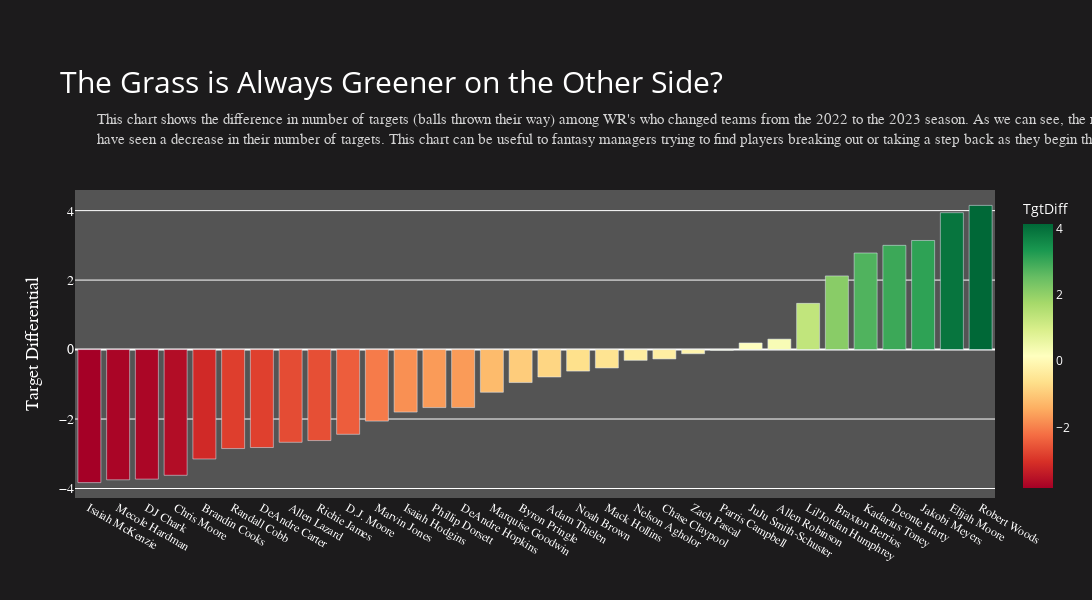

Source (notebook cell):
### Code cell
NFLRecievingUsageChanges = pd.read_csv(
    "C:\\Users\\AlexFrench\OneDrive - Bluegrass Data Analytics\\Desktop\\BAS476\\full_data.csv"
)

# Assuming you have a DataFrame with 'NewTeam' as boolean values True/False
NFLRecievingUsageChanges_newteam = NFLRecievingUsageChanges[
    NFLRecievingUsageChanges["NewTeam"] == False
]

# Replace 0 values in 'TgtDiff' with NaN in the filtered dataframe
condition = NFLRecievingUsageChanges_newteam["TgtDiff"] == 0
NFLRecievingUsageChanges_newteam.loc[condition, "TgtDiff"] = np.nan

# Create the bar chart with a continuous color scale
fig = px.bar(
    NFLRecievingUsageChanges_newteam,
    x="Player_x",
    y="TgtDiff",
    title="The Grass is Always Greener on the Other Side?",
    color="TgtDiff",  # Use 'TgtValue' for color mapping
    color_continuous_scale="RdYlGn",
    category_orders={
        "Player_x": NFLRecievingUsageChanges_newteam.sort_values(
            "TgtDiff", ascending=True
        )["Player_x"]
    },
)

# Customize the layout
fig.update_layout(
    margin=dict(t=190, r=20, b=75, l=75),
    plot_bgcolor="#545454",
    paper_bgcolor="#1c1b1c",
    width=1600,
    height=600,
    xaxis_title="",
    xaxis=dict(tickfont=dict(color="white", size=12, family="Arial")),
    yaxis_title="Target Differential",
    yaxis=dict(tickfont=dict(color="white", size=14, family="Arial")),
    yaxis_title_font=dict(color="white", size=18, family="Arial"),
    title_y=0.88,
    title_x=0.055,
    title_font=dict(color="white", size=30),
    coloraxis_colorbar=dict(
        title_font=dict(color="white"), tickfont=dict(color="white")
    ),
)

fig.add_annotation(
    text="""
    This chart shows the difference in number of targets (balls thrown their way) among WR's who changed teams from the 2022 to the 2023 season. As we can see, the majority of WR's who match this description<br>
    have seen a decrease in their number of targets. This chart can be useful to fantasy managers trying to find players breaking out or taking a step back as they begin their season with new teams """,
    x=0,
    y=1.26,
    showarrow=False,
    font=dict(size=15, color="lightgray", family="Arial"),
    xref="paper",
    yref="paper",
    align="left",
)

fig.show()

### Figure 1 — Plotly figure (JSON) as saved in the notebook; plotly's stock layout.template omitted (floating-point values rounded to 4 significant figures)
{"data": [{"alignmentgroup": "True", "hovertemplate": "Player_x=%{x}<br>TgtDiff=%{marker.color}<extra></extra>", "legendgroup": "", "marker": {"color": [4.15, 3.94, 3.14, 3, 2.78, 2.12, 1.33, 0.3, 0.19, -0.02, -0.12, -0.27, -0.31, -0.53, -0.62, -0.79, -0.95, -1.23, -1.67, -1.67, -1.8, -2.06, -2.44, -2.62, -2.67, -2.82, -2.85, -3.15, -3.62, -3.73, -3.75, -3.83], "coloraxis": "coloraxis", "pattern": {"shape": ""}}, "name": "", "offsetgroup": "", "orientation": "v", "showlegend": false, "textposition": "auto", "type": "bar", "x": ["Robert Woods", "Elijah Moore", "Jakobi Meyers", "Deonte Harty", "Kadarius Toney", "Braxton Berrios", "Lil'Jordan Humphrey", "Allen Robinson", "JuJu Smith-Schuster", "Parris Campbell", "Zach Pascal", "Chase Claypool", "Nelson Agholor", "Mack Hollins", "Noah Brown", "Adam Thielen", "Byron Pringle", "Marquise Goodwin", "DeAndre Hopkins", "Phillip Dorsett", "Isaiah Hodgins", "Marvin Jones", "D.J. Moore", "Richie James", "Allen Lazard", "DeAndre Carter", "Randall Cobb", "Brandin Cooks", "Chris Moore", "DJ Chark", "Mecole Hardman", "Isaiah McKenzie"], "xaxis": "x", "y": [4.15, 3.94, 3.14, 3, 2.78, 2.12, 1.33, 0.3, 0.19, -0.02, -0.12, -0.27, -0.31, -0.53, -0.62, -0.79, -0.95, -1.23, -1.67, -1.67, -1.8, -2.06, -2.44, -2.62, -2.67, -2.82, -2.85, -3.15, -3.62, -3.73, -3.75, -3.83], "yaxis": "y"}], "layout": {"annotations": [{"align": "left", "font": {"color": "lightgray", "family": "Arial", "size": 15}, "showarrow": false, "text": "\n    This chart shows the difference in number of targets (balls thrown their way) among WR's who changed teams from the 2022 to the 2023 season. As we can see, the majority of WR's who match this description<br>\n    have seen a decrease in their number of targets. This chart can be useful to fantasy managers trying to find players breaking out or taking a step back as they begin their season with new teams ", "x": 0, "xref": "paper", "y": 1.26, "yref": "paper"}], "barmode": "relative", "coloraxis": {"colorbar": {"tickfont": {"color": "white"}, "title": {"font": {"color": "white"}, "text": "TgtDiff"}}, "colorscale": [[0, "rgb(165,0,38)"], [0.1, "rgb(215,48,39)"], [0.2, "rgb(244,109,67)"], [0.3, "rgb(253,174,97)"], [0.4, "rgb(254,224,139)"], [0.5, "rgb(255,255,191)"], [0.6, "rgb(217,239,139)"], [0.7, "rgb(166,217,106)"], [0.8, "rgb(102,189,99)"], [0.9, "rgb(26,152,80)"], [1, "rgb(0,104,55)"]]}, "height": 600, "legend": {"tracegroupgap": 0}, "margin": {"b": 75, "l": 75, "r": 20, "t": 190}, "paper_bgcolor": "#1c1b1c", "plot_bgcolor": "#545454", "title": {"font": {"color": "white", "size": 30}, "text": "The Grass is Always Greener on the Other Side?", "x": 0.055, "y": 0.88}, "width": 1600, "xaxis": {"anchor": "y", "categoryarray": ["Isaiah McKenzie", "Mecole Hardman", "DJ Chark", "Chris Moore", "Brandin Cooks", "Randall Cobb", "DeAndre Carter", "Allen Lazard", "Richie James", "D.J. Moore", "Marvin Jones", "Isaiah Hodgins", "Phillip Dorsett", "DeAndre Hopkins", "Marquise Goodwin", "Byron Pringle", "Adam Thielen", "Noah Brown", "Mack Hollins", "Nelson Agholor", "Chase Claypool", "Zach Pascal", "Parris Campbell", "JuJu Smith-Schuster", "Allen Robinson", "Lil'Jordan Humphrey", "Braxton Berrios", "Kadarius Toney", "Deonte Harty", "Jakobi Meyers", "Elijah Moore", "Robert Woods"], "categoryorder": "array", "domain": [0, 1], "tickfont": {"color": "white", "family": "Arial", "size": 12}, "title": {"text": ""}}, "yaxis": {"anchor": "x", "domain": [0, 1], "tickfont": {"color": "white", "family": "Arial", "size": 14}, "title": {"font": {"color": "white", "family": "Arial", "size": 18}, "text": "Target Differential"}}}}
